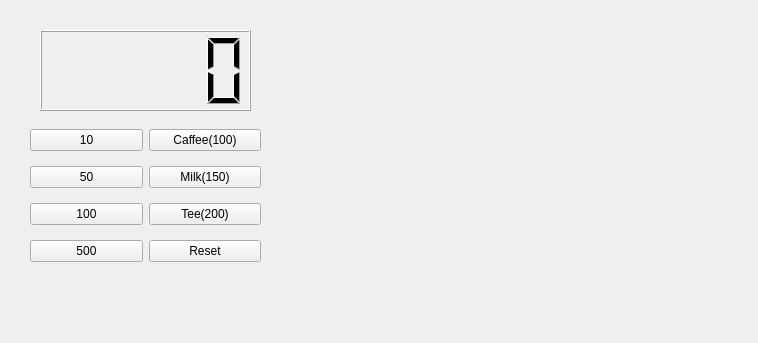
<?xml version="1.0" encoding="UTF-8"?>
<ui version="4.0">
 <class>Widget</class>
 <widget class="QWidget" name="Widget">
  <property name="geometry">
   <rect>
    <x>0</x>
    <y>0</y>
    <width>758</width>
    <height>343</height>
   </rect>
  </property>
  <property name="windowTitle">
   <string>Widget</string>
  </property>
  <widget class="QLCDNumber" name="lcdNumber">
   <property name="geometry">
    <rect>
     <x>40</x>
     <y>30</y>
     <width>211</width>
     <height>81</height>
    </rect>
   </property>
  </widget>
  <widget class="QWidget" name="">
   <property name="geometry">
    <rect>
     <x>30</x>
     <y>120</y>
     <width>231</width>
     <height>151</height>
    </rect>
   </property>
   <layout class="QHBoxLayout" name="horizontalLayout">
    <item>
     <layout class="QVBoxLayout" name="verticalLayout_2">
      <item>
       <widget class="QPushButton" name="pb10">
        <property name="text">
         <string>10</string>
        </property>
       </widget>
      </item>
      <item>
       <widget class="QPushButton" name="pb50">
        <property name="text">
         <string>50</string>
        </property>
       </widget>
      </item>
      <item>
       <widget class="QPushButton" name="pb100">
        <property name="text">
         <string>100</string>
        </property>
       </widget>
      </item>
      <item>
       <widget class="QPushButton" name="pb500">
        <property name="text">
         <string>500</string>
        </property>
       </widget>
      </item>
     </layout>
    </item>
    <item>
     <layout class="QVBoxLayout" name="verticalLayout">
      <item>
       <widget class="QPushButton" name="pbCaffee">
        <property name="text">
         <string>Caffee(100)</string>
        </property>
       </widget>
      </item>
      <item>
       <widget class="QPushButton" name="pbMilk">
        <property name="text">
         <string>Milk(150)</string>
        </property>
       </widget>
      </item>
      <item>
       <widget class="QPushButton" name="pbTee">
        <property name="text">
         <string>Tee(200)</string>
        </property>
       </widget>
      </item>
      <item>
       <widget class="QPushButton" name="pbReset">
        <property name="text">
         <string>Reset</string>
        </property>
       </widget>
      </item>
     </layout>
    </item>
   </layout>
  </widget>
 </widget>
 <resources/>
 <connections/>
</ui>
